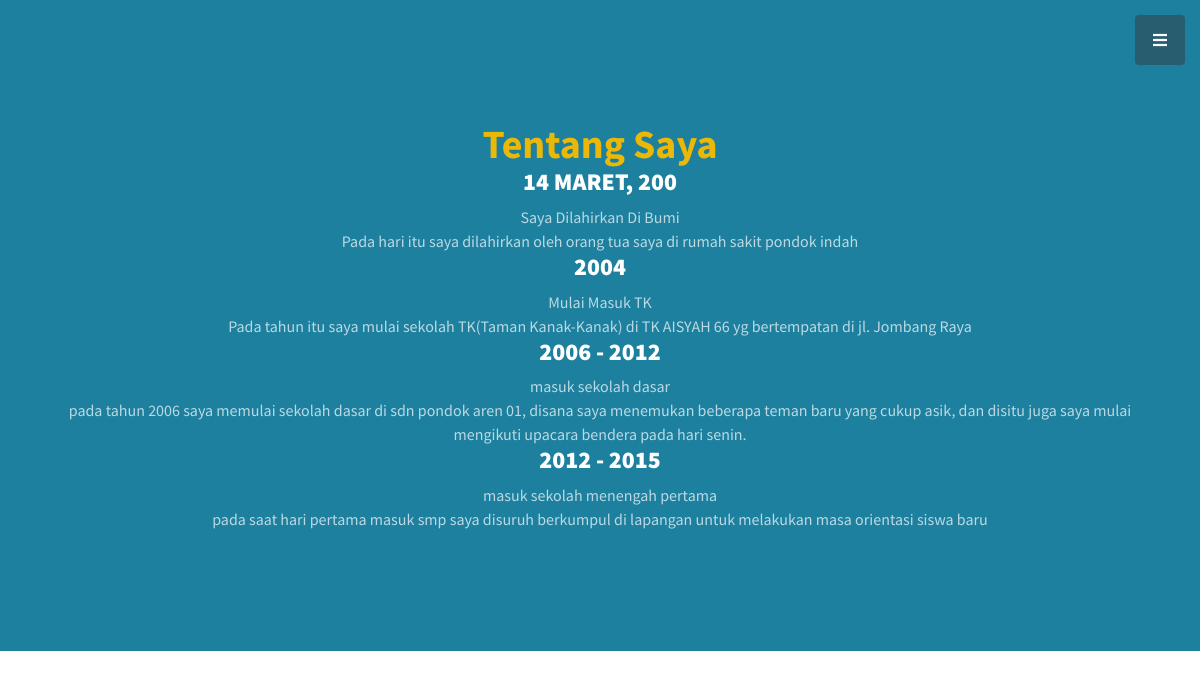
Page /about.php on the committed database.
### tables this page shows
CREATE TABLE `about` (
  `id` int(3) NOT NULL,
  `tgl` varchar(25) NOT NULL,
  `judul` varchar(50) NOT NULL,
  `isi` varchar(1000) NOT NULL,
  `gambar` longblob NOT NULL
);

### about.php (the view, shortened to what this page needs)
<!DOCTYPE html>
<html lang="en">
<head>
  <link href="vendor/bootstrap/css/bootstrap.min.css" rel="stylesheet">
  <link href="vendor/fontawesome-free/css/all.min.css" rel="stylesheet" type="text/css">
  <link href="vendor/simple-line-icons/css/simple-line-icons.css" rel="stylesheet">
  <link href="css/stylish-portfolio.min.css" rel="stylesheet">
</head>
<body id="page-top">
  <a class="menu-toggle rounded" href="#">
    <i class="fas fa-bars"></i>
  </a>
  <?php
    include "koneksi.php";
    $strSQL = "SELECT * FROM ABOUT";
    $runStrSQL = mysqli_query($conn,$strSQL);
    $jmlRowData = mysqli_num_rows($runStrSQL);
    ?>
  <section class="content-section bg-primary text-white text-center" id="services">
    <div class="container">
      <div class="content-section-heading">
      <h1 class="text-secondary mb-0">Tentang Saya</h1>
      <?php if ($jmlRowData <= 0) {
                    echo 'Tidak Ada Data Dalam Database';
                }
                else {
                    while($row = mysqli_fetch_assoc($runStrSQL)) {
                ?>
        </div>
      <div class="row">
        <div class="col-md-12 col-md-6 mb-5 mb-lg-0">
          <h4>
           <strong><?php echo $row["tgl"]?></strong></a>
          </h4>
          <p class="text-faded mb-0"> <?php echo $row["judul"]?></p>
          <p class="text-faded mb-0"> <?php echo $row["isi"]?></p>
        </div>
      <?php }
                }
                ?>
      </div>
    </div>
  </section>
</body>
</html>

### rows in the picture
about: tgl "14 MARET, 200", judul "Saya Dilahirkan Di Bumi", isi "Pada hari itu saya dilahirkan oleh orang tua saya di rumah sakit pondok indah"
about: tgl "2004", judul "Mulai Masuk TK", isi "Pada tahun itu saya mulai sekolah TK(Taman Kanak-Kanak) di TK AISYAH 66 yg bertempatan di jl. Jombang Raya"
about: tgl "2006 - 2012", judul "masuk sekolah dasar", isi "pada tahun 2006 saya memulai sekolah dasar di sdn pondok aren 01, disana saya menemukan beberapa teman baru yang cukup asik, dan disitu juga saya mulai mengikuti upacara bendera pada hari senin."
about: tgl "2012 - 2015", judul "masuk sekolah menengah pertama", isi "pada saat hari pertama masuk smp saya disuruh berkumpul di lapangan untuk melakukan masa orientasi siswa baru"
